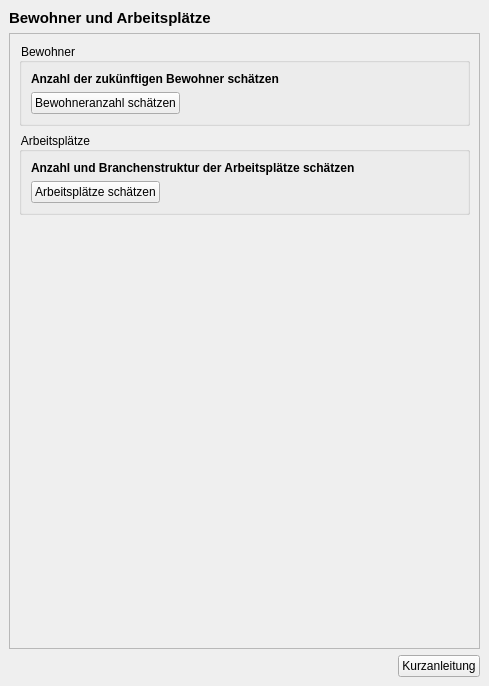
<?xml version="1.0" encoding="UTF-8"?>
<ui version="4.0">
 <class>DockWidget</class>
 <widget class="QDockWidget" name="DockWidget">
  <property name="geometry">
   <rect>
    <x>0</x>
    <y>0</y>
    <width>489</width>
    <height>686</height>
   </rect>
  </property>
  <property name="layoutDirection">
   <enum>Qt::LeftToRight</enum>
  </property>
  <property name="styleSheet">
   <string notr="true">QgsCollapsibleGroupBox{
font: bold 10pt ;
}
QFrame{
	/*background: rgb(245, 245, 245);*/
}
QToolBox:tab {
	font: bold 10pt ;
    color: Grey;
}
QToolBox:tab:selected {
	font: bold 10pt ;
    color: black;
}
QGroupBox::title {
	font: bold italic 8pt ;
    color: black;
}
QPushButton::flat{
background-color: none;
border: 0;
border-style:none;
border-color: blue;
border-width: 0px;
border-radius: 0px;
padding:2px;
}
QPushButton::flat:hover{
background-color: azure;
border-style:solid;
border-color: royalblue;
border-width: 1px;
border-radius: 0px;
padding: 2px;
}
QPushButton::flat:pressed{
background-color: powderblue;
border-style:solid;
border-color: royalblue;
border-width: 1px;
border-radius: 0px;
padding: 2px;
}</string>
  </property>
  <property name="windowTitle">
   <string>Projekt-Check / Wirkungsanalysen / Bewohner und Arbeitsplätze</string>
  </property>
  <widget class="QWidget" name="dockWidgetContents">
   <layout class="QVBoxLayout" name="verticalLayout">
    <item>
     <widget class="QLabel" name="label">
      <property name="font">
       <font>
        <pointsize>11</pointsize>
        <weight>75</weight>
        <bold>true</bold>
       </font>
      </property>
      <property name="text">
       <string>Bewohner und Arbeitsplätze</string>
      </property>
     </widget>
    </item>
    <item>
     <widget class="QScrollArea" name="scrollArea">
      <property name="widgetResizable">
       <bool>true</bool>
      </property>
      <widget class="QWidget" name="scrollAreaWidgetContents">
       <property name="geometry">
        <rect>
         <x>0</x>
         <y>0</y>
         <width>469</width>
         <height>588</height>
        </rect>
       </property>
       <layout class="QVBoxLayout" name="verticalLayout_2">
        <item>
         <widget class="QgsCollapsibleGroupBox" name="mGroupBox">
          <property name="title">
           <string>Bewohner</string>
          </property>
          <property name="collapsed">
           <bool>true</bool>
          </property>
          <layout class="QVBoxLayout" name="verticalLayout_3">
           <item>
            <widget class="QLabel" name="label_2">
             <property name="font">
              <font>
               <weight>75</weight>
               <bold>true</bold>
              </font>
             </property>
             <property name="text">
              <string>Anzahl der zukünftigen Bewohner schätzen</string>
             </property>
            </widget>
           </item>
           <item>
            <layout class="QHBoxLayout" name="horizontalLayout_2">
             <item>
              <widget class="QPushButton" name="inhabitants_button">
               <property name="sizePolicy">
                <sizepolicy hsizetype="Fixed" vsizetype="Fixed">
                 <horstretch>0</horstretch>
                 <verstretch>0</verstretch>
                </sizepolicy>
               </property>
               <property name="toolTip">
                <string>&lt;html&gt;&lt;head/&gt;&lt;body&gt;&lt;p&gt;&lt;span style=&quot; font-weight:600;&quot;&gt;Bewohnerzahl schätzen&lt;/span&gt;&lt;/p&gt;&lt;p&gt;Anzahl und Altersstruktur der zukünftigen Bewohner der Teilflächen mit Wohnnutzung schätzen.&lt;/p&gt;&lt;/body&gt;&lt;/html&gt;</string>
               </property>
               <property name="layoutDirection">
                <enum>Qt::LeftToRight</enum>
               </property>
               <property name="text">
                <string>Bewohneranzahl schätzen</string>
               </property>
               <property name="icon">
                <iconset>
                 <normaloff>../../images/iconset_mob/20190619_iconset_mob_people_1.png</normaloff>../../images/iconset_mob/20190619_iconset_mob_people_1.png</iconset>
               </property>
              </widget>
             </item>
             <item>
              <spacer name="horizontalSpacer">
               <property name="orientation">
                <enum>Qt::Horizontal</enum>
               </property>
               <property name="sizeHint" stdset="0">
                <size>
                 <width>40</width>
                 <height>20</height>
                </size>
               </property>
              </spacer>
             </item>
            </layout>
           </item>
          </layout>
         </widget>
        </item>
        <item>
         <widget class="QgsCollapsibleGroupBox" name="mGroupBox_2">
          <property name="title">
           <string>Arbeitsplätze</string>
          </property>
          <property name="collapsed">
           <bool>true</bool>
          </property>
          <layout class="QVBoxLayout" name="verticalLayout_4">
           <item>
            <widget class="QLabel" name="label_3">
             <property name="font">
              <font>
               <weight>75</weight>
               <bold>true</bold>
              </font>
             </property>
             <property name="text">
              <string>Anzahl und Branchenstruktur der Arbeitsplätze schätzen</string>
             </property>
            </widget>
           </item>
           <item>
            <layout class="QHBoxLayout" name="horizontalLayout_3">
             <item>
              <widget class="QPushButton" name="jobs_button">
               <property name="sizePolicy">
                <sizepolicy hsizetype="Fixed" vsizetype="Fixed">
                 <horstretch>0</horstretch>
                 <verstretch>0</verstretch>
                </sizepolicy>
               </property>
               <property name="toolTip">
                <string>&lt;html&gt;&lt;head/&gt;&lt;body&gt;&lt;p&gt;&lt;span style=&quot; font-weight:600;&quot;&gt;Arbeitsplätze schätzen&lt;/span&gt;&lt;/p&gt;&lt;p&gt;Anzahl der zukünftigen Arbeitsplätze nach Branchen auf den Teilflächen mit Gewerbenutzung schätzen.&lt;/p&gt;&lt;/body&gt;&lt;/html&gt;</string>
               </property>
               <property name="layoutDirection">
                <enum>Qt::LeftToRight</enum>
               </property>
               <property name="text">
                <string>Arbeitsplätze schätzen</string>
               </property>
               <property name="icon">
                <iconset>
                 <normaloff>../../images/iconset_mob/20190619_iconset_mob_work_1.png</normaloff>../../images/iconset_mob/20190619_iconset_mob_work_1.png</iconset>
               </property>
               <property name="flat">
                <bool>false</bool>
               </property>
              </widget>
             </item>
             <item>
              <spacer name="horizontalSpacer_2">
               <property name="orientation">
                <enum>Qt::Horizontal</enum>
               </property>
               <property name="sizeHint" stdset="0">
                <size>
                 <width>40</width>
                 <height>20</height>
                </size>
               </property>
              </spacer>
             </item>
            </layout>
           </item>
          </layout>
         </widget>
        </item>
        <item>
         <spacer name="verticalSpacer_4">
          <property name="orientation">
           <enum>Qt::Vertical</enum>
          </property>
          <property name="sizeHint" stdset="0">
           <size>
            <width>20</width>
            <height>519</height>
           </size>
          </property>
         </spacer>
        </item>
       </layout>
      </widget>
     </widget>
    </item>
    <item>
     <layout class="QHBoxLayout" name="horizontalLayout">
      <item>
       <spacer name="horizontalSpacer_3">
        <property name="orientation">
         <enum>Qt::Horizontal</enum>
        </property>
        <property name="sizeHint" stdset="0">
         <size>
          <width>40</width>
          <height>20</height>
         </size>
        </property>
       </spacer>
      </item>
      <item>
       <widget class="QPushButton" name="pushButton_3">
        <property name="sizePolicy">
         <sizepolicy hsizetype="Fixed" vsizetype="Fixed">
          <horstretch>0</horstretch>
          <verstretch>0</verstretch>
         </sizepolicy>
        </property>
        <property name="toolTip">
         <string>&lt;html&gt;&lt;head/&gt;&lt;body&gt;&lt;p&gt;&lt;span style=&quot; font-weight:600;&quot;&gt;Kurzanleitung&lt;/span&gt;&lt;/p&gt;&lt;p&gt;Zeigt eine Kurzanleitung (pdf) zu den Funktionen im Analysebereich „Bewohner und Arbeitsplätze“ an.&lt;/p&gt;&lt;/body&gt;&lt;/html&gt;</string>
        </property>
        <property name="layoutDirection">
         <enum>Qt::LeftToRight</enum>
        </property>
        <property name="text">
         <string>Kurzanleitung</string>
        </property>
        <property name="icon">
         <iconset>
          <normaloff>../../images/iconset_mob/20190619_iconset_mob_info_2.png</normaloff>../../images/iconset_mob/20190619_iconset_mob_info_2.png</iconset>
        </property>
       </widget>
      </item>
     </layout>
    </item>
   </layout>
  </widget>
 </widget>
 <customwidgets>
  <customwidget>
   <class>QgsCollapsibleGroupBox</class>
   <extends>QGroupBox</extends>
   <header>qgscollapsiblegroupbox.h</header>
   <container>1</container>
  </customwidget>
 </customwidgets>
 <resources/>
 <connections/>
</ui>
